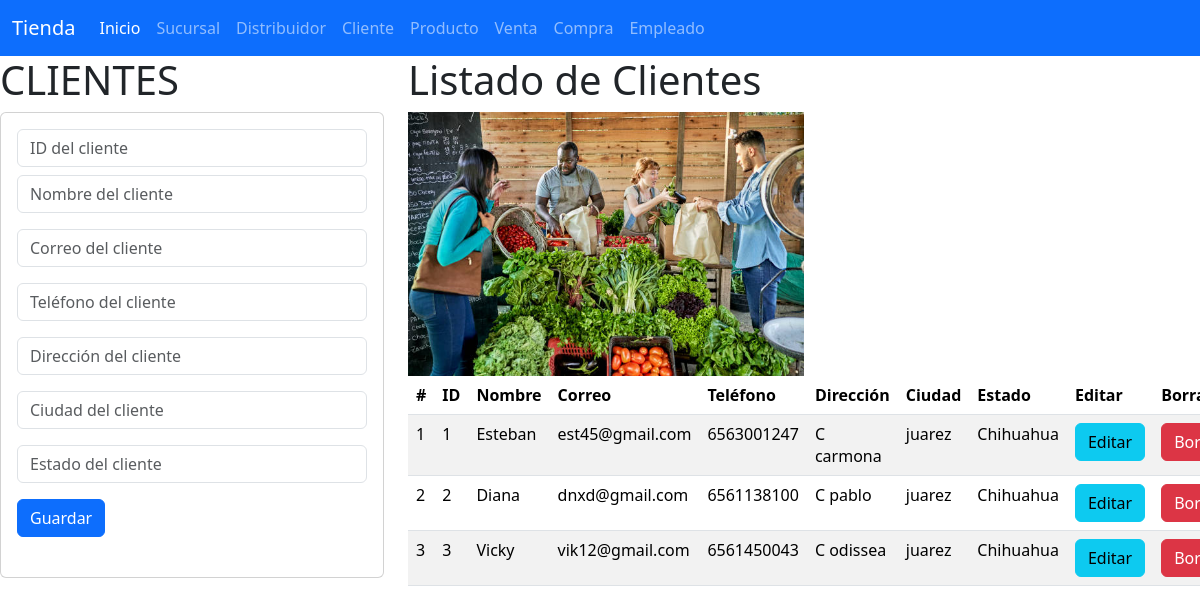
Screenshot of /clientes with the database file from the repository.
### cliente_app/models.py (models this page shows)
class Cliente(models.Model):
    id_cliente = models.IntegerField(null=False, primary_key=True)
    nombre = models.CharField(max_length=100, null=False)
    correo = models.EmailField(max_length=100, null=False)
    telefono = models.IntegerField(null=False)
    direccion = models.CharField(max_length=100, null=False)
    ciudad = models.CharField(max_length=100, null=False)
    estado = models.CharField(max_length=100,null=False)

### cliente_app/views.py (the view)
# urls.py: path("clientes", views.inicio_vistaClientes, name="clientes"),
def inicio_vistaClientes(request):
    losClientes = Cliente.objects.all()
    return render(request, "gestionarClientes.html", {"misClientes": losClientes})

### cliente_app/templates/gestionarClientes.html
{% extends "base.html" %}
{% load static %}
{% block cuerpo %}
<div class="row">
    <div class="col-md-4">
        <h1> CLIENTES </h1>
        <div class="card">
            <div class="card-body">
                <form action="/registrarCliente/" method="POST"> {% csrf_token %}
                    <div class="form-group">
                        <input type="number" id="numID_cliente" name="numID_cliente" class="form-control" placeholder="ID del cliente" required>
                    </div>
                    <div class="form-group py-2">
                        <input type="text" id="txtNombre" name="txtNombre" class="form-control" placeholder="Nombre del cliente" required>
                    </div>
                    <div class="form-group py-2">
                        <input type="email" id="txtCorreo" name="txtCorreo" class="form-control" placeholder="Correo del cliente" required>
                    </div>
                    <div class="form-group py-2">
                        <input type="number" id="numTelefono" name="numTelefono" class="form-control" placeholder="Teléfono del cliente" required>
                    </div>
                    <div class="form-group py-2">
                        <input type="text" id="txtDireccion" name="txtDireccion" class="form-control" placeholder="Dirección del cliente" required>
                    </div>
                    <div class="form-group py-2">
                        <input type="text" id="txtCiudad" name="txtCiudad" class="form-control" placeholder="Ciudad del cliente" required>
                    </div>
                    <div class="form-group py-2">
                        <input type="text" id="txtEstado" name="txtEstado" class="form-control" placeholder="Estado del cliente" required>
                    </div>
                    <div class="form-group py-2">
                        <button type="submit" class="btn btn-primary">Guardar</button>
                    </div>
                </form>
            </div>
        </div>
    </div>
    <div class="col-md-8">
        <h1>Listado de Clientes</h1>
        <img class="w-50" src="{% static  'img/cliente.jpg' %}" alt="distribuidor" width="200" height="auto">
        <div class="table-responsive">
            <table class="table table-striped">
                <thead>
                    <tr>
                        <th>#</th>
                        <th>ID</th>
                        <th>Nombre</th>
                        <th>Correo</th>
                        <th>Teléfono</th>
                        <th>Dirección</th>
                        <th>Ciudad</th>
                        <th>Estado</th>
                        <th>Editar</th>
                        <th>Borrar</th>
                    </tr>
                </thead>
                <tbody>
                    {% for c in misClientes %}
                    <tr>
                        <td>{{ forloop.counter }}</td>
                        <td>{{ c.id_cliente }}</td>
                        <td>{{ c.nombre }}</td>
                        <td>{{ c.correo }}</td>
                        <td>{{ c.telefono }}</td>
                        <td>{{ c.direccion }}</td>
                        <td>{{ c.ciudad }}</td>
                        <td>{{ c.estado }}</td>
                        <td><a href="seleccionarCliente/{{ c.id_cliente }}" class="btn btn-info">Editar</a></td>
                        <td><a href="borrarCliente/{{ c.id_cliente }}" class="btn btn-danger">Borrar</a></td>
                    </tr>
                    {% endfor %}
                </tbody>
            </table>
        </div>
    </div>
</div>
{% endblock %}

### rows the page displays
Cliente: id_cliente "1", nombre "Esteban", correo "est45@gmail.com", telefono "6563001247", direccion "C carmona", ciudad "juarez", estado "Chihuahua"
Cliente: id_cliente "2", nombre "Diana", correo "dnxd@gmail.com", telefono "6561138100", direccion "C pablo", ciudad "juarez", estado "Chihuahua"
Cliente: id_cliente "3", nombre "Vicky", correo "vik12@gmail.com", telefono "6561450043", direccion "C odissea", ciudad "juarez", estado "Chihuahua"
